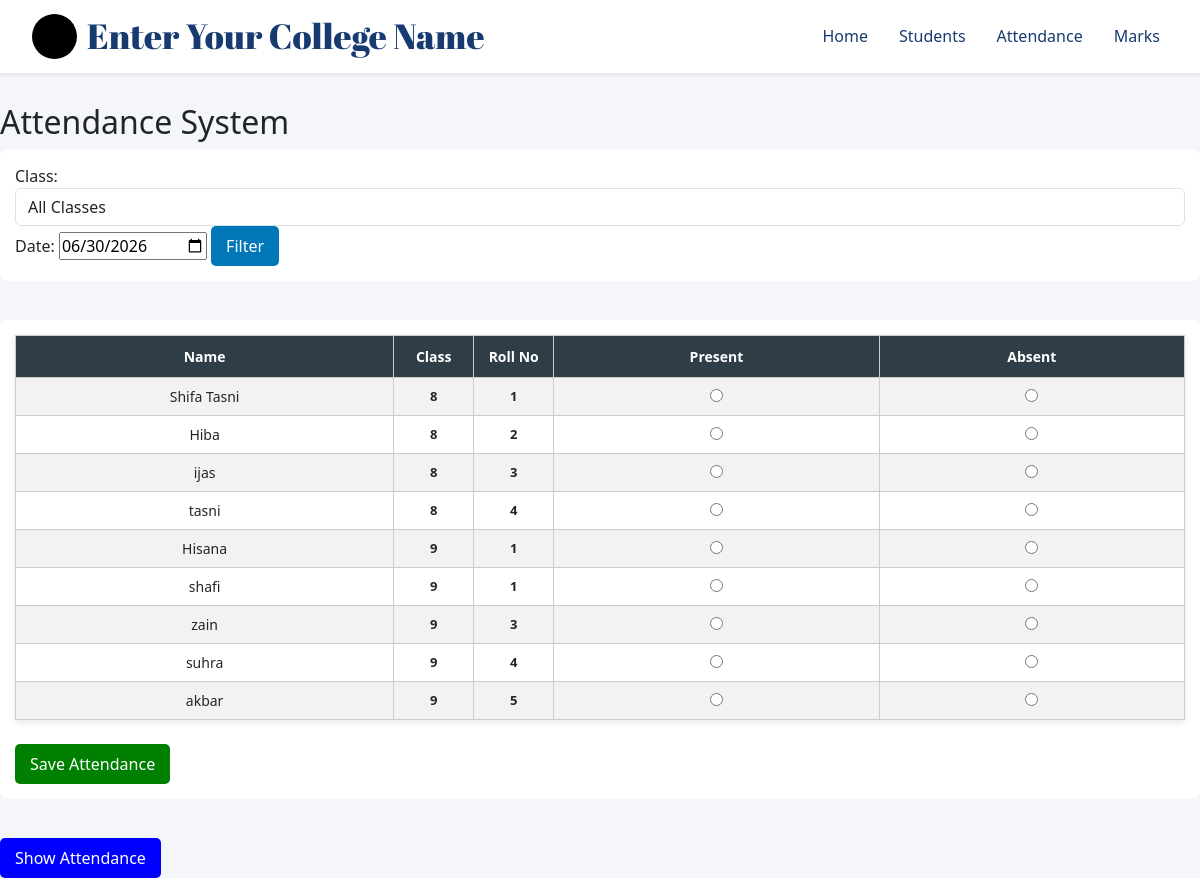
The page /attendance/ on the database as committed earlier.
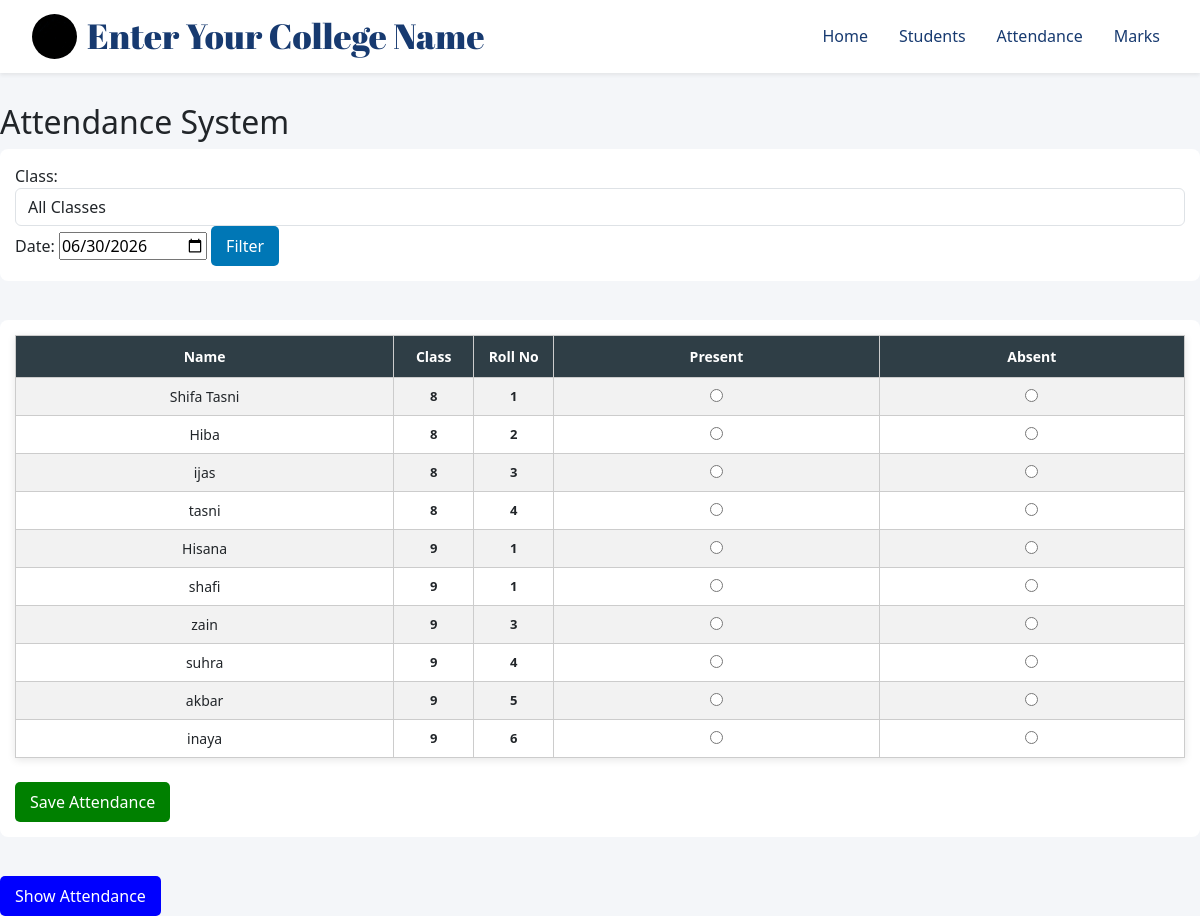
The same page on the database as committed later.
### myapp/models.py (models this page shows, shortened)
class Student(models.Model):
    CLASS_CHOICES = [
        ('8', 'Class 8'),
        ('9', 'Class 9'),
        ('10', 'Class 10'),
        ('+1', 'Plus One'),
        ('+2', 'Plus Two'),
        ('ug1', 'Degree 1st Year'),
        ('ug2', 'Degree 2nd Year'),
        ('ug3', 'Degree 3rd Year'),
    ]
    name = models.CharField(max_length=100)
    roll_no = models.IntegerField()
    school_class = models.CharField(
        max_length=20,
        choices=CLASS_CHOICES
    )
    parent_phone = models.CharField(max_length=15)
    address = models.TextField()
    photo = models.ImageField(upload_to='students/', blank=True, null=True)

### myapp/views.py (the view, shortened to what this page needs)
# urls.py: path('attendance/', views.attendance_view, name='attendance'),
def attendance_view(request):
    selected_class = request.GET.get('class') or request.POST.get('class')
    selected_date = request.GET.get('date') or request.POST.get('date')
    if selected_date:
        selected_date = datetime.strptime(selected_date, "%Y-%m-%d").date()
    else:
        selected_date = date.today()
    students = Student.objects.all()
    if selected_class:
        students = students.filter(school_class=selected_class)
    students = students.order_by('school_class', 'roll_no')
    for student in students:
        record = Attendance.objects.filter(
            student=student,
            date=selected_date
        ).first()
        student.attendance_status = record.status if record else None
    classes = Student.objects.values_list('school_class', flat=True).distinct()
    return render(request, 'attendance.html', {
        'students': students,
        'classes': classes,
        'selected_class': selected_class,
        'selected_date': selected_date,
    })

### templates/attendance.html (shortened to what this page needs)
{% extends 'base.html' %}
{% load static %}
{% block content %}
<div class="attendance-system">
<h2>Attendance System</h2>
<form method="get" action="{% url 'attendance' %}">
    <label>Class:</label>
    <select name="class" class="form-control" onchange="this.form.submit()">
        <option value="">All Classes</option>
    </select>
    <label>Date:</label>
    <input type="date" name="date" value="{{ selected_date|date:'Y-m-d' }}">
    <button type="submit">Filter</button>
</form>
<br>
<form method="post" action="{% url 'attendance' %}">
    <table border="1" style="width:100%; border-collapse: collapse; text-align:center;">
        <tr>
            <th>Name</th>
            <th>Class</th>
            <th>Roll No</th>
            <th>Present</th>
            <th>Absent</th>
        </tr>
        {% for student in students %}
        <tr>
            <td>
                {{ student.name }}
            </td>
            <td>{{ student.school_class }}</td>
            <td>{{ student.roll_no }}</td>
            <td>
                <input type="radio" name="status_{{ student.id }}" value="Present"
                {% if student.attendance_status == "Present" %}checked{% endif %}>
            </td>
            <td>
                <input type="radio" name="status_{{ student.id }}" value="Absent"
                {% if student.attendance_status == "Absent" %}checked{% endif %}>
            </td>
        </tr>
        {% endfor %}
    </table>
    <br>
    <button type="submit" style="background:green; color:white; padding:8px 15px; border:none;">
        Save Attendance
    </button>
</form>
<br>
<a href="{% url 'monthly_attendance' %}">
    <button type="button" style="background:blue; color:white; padding:8px 15px; border:none;">
        Show Attendance
    </button>
</a>
</div>
{% endblock %}

Rows that differ between the two databases and show on the page:
added Student: name "inaya", school_class "9", roll_no "6"
